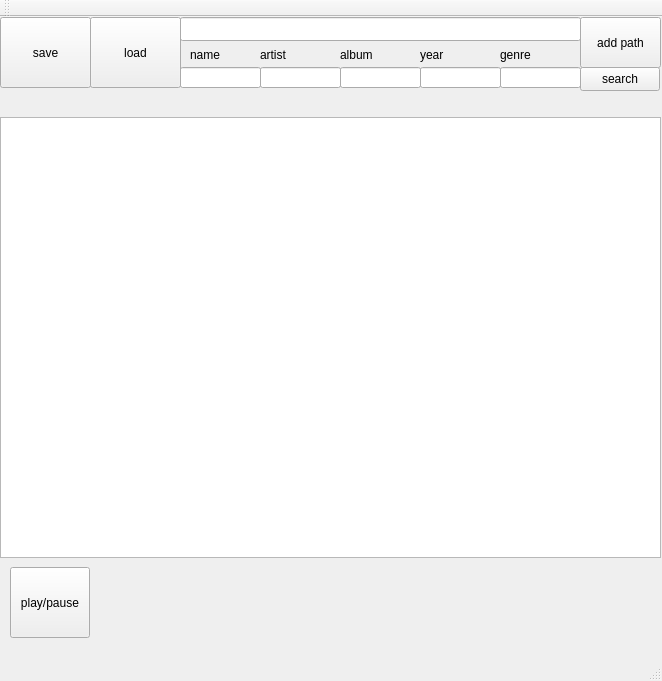
<?xml version="1.0" encoding="UTF-8"?>
<ui version="4.0">
 <class>MainWindow</class>
 <widget class="QMainWindow" name="MainWindow">
  <property name="geometry">
   <rect>
    <x>0</x>
    <y>0</y>
    <width>662</width>
    <height>681</height>
   </rect>
  </property>
  <property name="windowTitle">
   <string>MainWindow</string>
  </property>
  <widget class="QWidget" name="centralWidget">
   <widget class="QPushButton" name="saveButton">
    <property name="geometry">
     <rect>
      <x>0</x>
      <y>0</y>
      <width>91</width>
      <height>71</height>
     </rect>
    </property>
    <property name="text">
     <string>save</string>
    </property>
   </widget>
   <widget class="QPushButton" name="loadButton">
    <property name="geometry">
     <rect>
      <x>90</x>
      <y>0</y>
      <width>91</width>
      <height>71</height>
     </rect>
    </property>
    <property name="text">
     <string>load</string>
    </property>
   </widget>
   <widget class="QLineEdit" name="pathLine">
    <property name="geometry">
     <rect>
      <x>180</x>
      <y>0</y>
      <width>401</width>
      <height>24</height>
     </rect>
    </property>
    <property name="palette">
     <palette>
      <active>
       <colorrole role="Text">
        <brush brushstyle="SolidPattern">
         <color alpha="255">
          <red>0</red>
          <green>0</green>
          <blue>0</blue>
         </color>
        </brush>
       </colorrole>
       <colorrole role="Base">
        <brush brushstyle="SolidPattern">
         <color alpha="255">
          <red>255</red>
          <green>255</green>
          <blue>255</blue>
         </color>
        </brush>
       </colorrole>
      </active>
      <inactive>
       <colorrole role="Text">
        <brush brushstyle="SolidPattern">
         <color alpha="255">
          <red>0</red>
          <green>0</green>
          <blue>0</blue>
         </color>
        </brush>
       </colorrole>
       <colorrole role="Base">
        <brush brushstyle="SolidPattern">
         <color alpha="255">
          <red>255</red>
          <green>255</green>
          <blue>255</blue>
         </color>
        </brush>
       </colorrole>
      </inactive>
      <disabled>
       <colorrole role="Text">
        <brush brushstyle="SolidPattern">
         <color alpha="96">
          <red>164</red>
          <green>166</green>
          <blue>168</blue>
         </color>
        </brush>
       </colorrole>
       <colorrole role="Base">
        <brush brushstyle="SolidPattern">
         <color alpha="255">
          <red>68</red>
          <green>68</green>
          <blue>68</blue>
         </color>
        </brush>
       </colorrole>
      </disabled>
     </palette>
    </property>
   </widget>
   <widget class="QPushButton" name="addPathButton">
    <property name="geometry">
     <rect>
      <x>580</x>
      <y>0</y>
      <width>81</width>
      <height>51</height>
     </rect>
    </property>
    <property name="text">
     <string>add path</string>
    </property>
   </widget>
   <widget class="QLineEdit" name="nameLine">
    <property name="geometry">
     <rect>
      <x>180</x>
      <y>50</y>
      <width>81</width>
      <height>21</height>
     </rect>
    </property>
    <property name="palette">
     <palette>
      <active>
       <colorrole role="Base">
        <brush brushstyle="SolidPattern">
         <color alpha="255">
          <red>255</red>
          <green>255</green>
          <blue>255</blue>
         </color>
        </brush>
       </colorrole>
      </active>
      <inactive>
       <colorrole role="Base">
        <brush brushstyle="SolidPattern">
         <color alpha="255">
          <red>255</red>
          <green>255</green>
          <blue>255</blue>
         </color>
        </brush>
       </colorrole>
      </inactive>
      <disabled>
       <colorrole role="Base">
        <brush brushstyle="SolidPattern">
         <color alpha="255">
          <red>68</red>
          <green>68</green>
          <blue>68</blue>
         </color>
        </brush>
       </colorrole>
      </disabled>
     </palette>
    </property>
   </widget>
   <widget class="QLineEdit" name="atristLine">
    <property name="geometry">
     <rect>
      <x>260</x>
      <y>50</y>
      <width>81</width>
      <height>21</height>
     </rect>
    </property>
    <property name="palette">
     <palette>
      <active>
       <colorrole role="Base">
        <brush brushstyle="SolidPattern">
         <color alpha="255">
          <red>255</red>
          <green>255</green>
          <blue>255</blue>
         </color>
        </brush>
       </colorrole>
      </active>
      <inactive>
       <colorrole role="Base">
        <brush brushstyle="SolidPattern">
         <color alpha="255">
          <red>255</red>
          <green>255</green>
          <blue>255</blue>
         </color>
        </brush>
       </colorrole>
      </inactive>
      <disabled>
       <colorrole role="Base">
        <brush brushstyle="SolidPattern">
         <color alpha="255">
          <red>68</red>
          <green>68</green>
          <blue>68</blue>
         </color>
        </brush>
       </colorrole>
      </disabled>
     </palette>
    </property>
   </widget>
   <widget class="QLineEdit" name="albumLine">
    <property name="geometry">
     <rect>
      <x>340</x>
      <y>50</y>
      <width>81</width>
      <height>21</height>
     </rect>
    </property>
    <property name="palette">
     <palette>
      <active>
       <colorrole role="Base">
        <brush brushstyle="SolidPattern">
         <color alpha="255">
          <red>255</red>
          <green>255</green>
          <blue>255</blue>
         </color>
        </brush>
       </colorrole>
      </active>
      <inactive>
       <colorrole role="Base">
        <brush brushstyle="SolidPattern">
         <color alpha="255">
          <red>255</red>
          <green>255</green>
          <blue>255</blue>
         </color>
        </brush>
       </colorrole>
      </inactive>
      <disabled>
       <colorrole role="Base">
        <brush brushstyle="SolidPattern">
         <color alpha="255">
          <red>68</red>
          <green>68</green>
          <blue>68</blue>
         </color>
        </brush>
       </colorrole>
      </disabled>
     </palette>
    </property>
   </widget>
   <widget class="QLineEdit" name="yearLine">
    <property name="geometry">
     <rect>
      <x>420</x>
      <y>50</y>
      <width>81</width>
      <height>21</height>
     </rect>
    </property>
    <property name="palette">
     <palette>
      <active>
       <colorrole role="Base">
        <brush brushstyle="SolidPattern">
         <color alpha="255">
          <red>255</red>
          <green>255</green>
          <blue>255</blue>
         </color>
        </brush>
       </colorrole>
      </active>
      <inactive>
       <colorrole role="Base">
        <brush brushstyle="SolidPattern">
         <color alpha="255">
          <red>255</red>
          <green>255</green>
          <blue>255</blue>
         </color>
        </brush>
       </colorrole>
      </inactive>
      <disabled>
       <colorrole role="Base">
        <brush brushstyle="SolidPattern">
         <color alpha="255">
          <red>68</red>
          <green>68</green>
          <blue>68</blue>
         </color>
        </brush>
       </colorrole>
      </disabled>
     </palette>
    </property>
   </widget>
   <widget class="QLineEdit" name="genreLine">
    <property name="geometry">
     <rect>
      <x>500</x>
      <y>50</y>
      <width>81</width>
      <height>21</height>
     </rect>
    </property>
    <property name="palette">
     <palette>
      <active>
       <colorrole role="Base">
        <brush brushstyle="SolidPattern">
         <color alpha="255">
          <red>255</red>
          <green>255</green>
          <blue>255</blue>
         </color>
        </brush>
       </colorrole>
      </active>
      <inactive>
       <colorrole role="Base">
        <brush brushstyle="SolidPattern">
         <color alpha="255">
          <red>255</red>
          <green>255</green>
          <blue>255</blue>
         </color>
        </brush>
       </colorrole>
      </inactive>
      <disabled>
       <colorrole role="Base">
        <brush brushstyle="SolidPattern">
         <color alpha="255">
          <red>68</red>
          <green>68</green>
          <blue>68</blue>
         </color>
        </brush>
       </colorrole>
      </disabled>
     </palette>
    </property>
   </widget>
   <widget class="QLabel" name="label">
    <property name="geometry">
     <rect>
      <x>190</x>
      <y>30</y>
      <width>58</width>
      <height>16</height>
     </rect>
    </property>
    <property name="text">
     <string>name</string>
    </property>
   </widget>
   <widget class="QLabel" name="label_2">
    <property name="geometry">
     <rect>
      <x>260</x>
      <y>30</y>
      <width>58</width>
      <height>16</height>
     </rect>
    </property>
    <property name="text">
     <string>artist</string>
    </property>
   </widget>
   <widget class="QLabel" name="label_3">
    <property name="geometry">
     <rect>
      <x>340</x>
      <y>30</y>
      <width>58</width>
      <height>16</height>
     </rect>
    </property>
    <property name="text">
     <string>album</string>
    </property>
   </widget>
   <widget class="QLabel" name="label_4">
    <property name="geometry">
     <rect>
      <x>420</x>
      <y>30</y>
      <width>58</width>
      <height>16</height>
     </rect>
    </property>
    <property name="text">
     <string>year</string>
    </property>
   </widget>
   <widget class="QLabel" name="label_5">
    <property name="geometry">
     <rect>
      <x>500</x>
      <y>30</y>
      <width>58</width>
      <height>16</height>
     </rect>
    </property>
    <property name="text">
     <string>genre</string>
    </property>
   </widget>
   <widget class="QPushButton" name="searchButton">
    <property name="geometry">
     <rect>
      <x>580</x>
      <y>50</y>
      <width>80</width>
      <height>24</height>
     </rect>
    </property>
    <property name="text">
     <string>search</string>
    </property>
   </widget>
   <widget class="QPushButton" name="playButton">
    <property name="geometry">
     <rect>
      <x>10</x>
      <y>550</y>
      <width>80</width>
      <height>71</height>
     </rect>
    </property>
    <property name="text">
     <string>play/pause</string>
    </property>
   </widget>
   <widget class="QListWidget" name="songList">
    <property name="geometry">
     <rect>
      <x>0</x>
      <y>100</y>
      <width>661</width>
      <height>441</height>
     </rect>
    </property>
   </widget>
  </widget>
  <widget class="QMenuBar" name="menuBar">
   <property name="geometry">
    <rect>
     <x>0</x>
     <y>0</y>
     <width>662</width>
     <height>21</height>
    </rect>
   </property>
  </widget>
  <widget class="QToolBar" name="mainToolBar">
   <attribute name="toolBarArea">
    <enum>TopToolBarArea</enum>
   </attribute>
   <attribute name="toolBarBreak">
    <bool>false</bool>
   </attribute>
  </widget>
  <widget class="QStatusBar" name="statusBar"/>
 </widget>
 <layoutdefault spacing="6" margin="11"/>
 <resources/>
 <connections/>
</ui>
